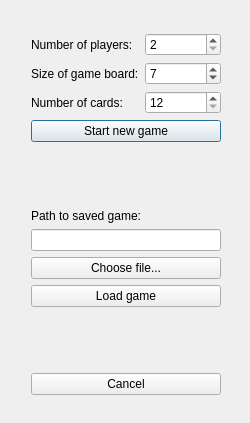
<?xml version="1.0" encoding="UTF-8"?>
<ui version="4.0">
 <class>GameMenu</class>
 <widget class="QDialog" name="GameMenu">
  <property name="geometry">
   <rect>
    <x>0</x>
    <y>0</y>
    <width>250</width>
    <height>423</height>
   </rect>
  </property>
  <property name="contextMenuPolicy">
   <enum>Qt::DefaultContextMenu</enum>
  </property>
  <property name="windowTitle">
   <string>Game menu</string>
  </property>
  <widget class="QWidget" name="">
   <property name="geometry">
    <rect>
     <x>31</x>
     <y>33</y>
     <width>190</width>
     <height>362</height>
    </rect>
   </property>
   <layout class="QGridLayout" name="gridLayout">
    <item row="0" column="0">
     <widget class="QLabel" name="label">
      <property name="text">
       <string>Number of players:</string>
      </property>
     </widget>
    </item>
    <item row="0" column="1">
     <widget class="QSpinBox" name="sb_numberOfPlayers">
      <property name="minimum">
       <number>2</number>
      </property>
      <property name="maximum">
       <number>4</number>
      </property>
     </widget>
    </item>
    <item row="1" column="0">
     <widget class="QLabel" name="label_2">
      <property name="text">
       <string>Size of game board:</string>
      </property>
     </widget>
    </item>
    <item row="1" column="1">
     <widget class="QSpinBox" name="sb_boardSize">
      <property name="minimum">
       <number>5</number>
      </property>
      <property name="maximum">
       <number>11</number>
      </property>
      <property name="singleStep">
       <number>2</number>
      </property>
      <property name="value">
       <number>7</number>
      </property>
     </widget>
    </item>
    <item row="2" column="0">
     <widget class="QLabel" name="label_3">
      <property name="text">
       <string>Number of cards:</string>
      </property>
     </widget>
    </item>
    <item row="2" column="1">
     <widget class="QSpinBox" name="sb_numberOfCards">
      <property name="minimum">
       <number>12</number>
      </property>
      <property name="maximum">
       <number>24</number>
      </property>
      <property name="singleStep">
       <number>12</number>
      </property>
     </widget>
    </item>
    <item row="3" column="0" colspan="2">
     <widget class="QPushButton" name="btn_startGame">
      <property name="text">
       <string>Start new game</string>
      </property>
     </widget>
    </item>
    <item row="4" column="0" colspan="2">
     <spacer name="verticalSpacer">
      <property name="orientation">
       <enum>Qt::Vertical</enum>
      </property>
      <property name="sizeHint" stdset="0">
       <size>
        <width>188</width>
        <height>40</height>
       </size>
      </property>
     </spacer>
    </item>
    <item row="5" column="0" colspan="2">
     <widget class="QLabel" name="label_4">
      <property name="text">
       <string>Path to saved game:</string>
      </property>
     </widget>
    </item>
    <item row="6" column="0" colspan="2">
     <widget class="QLineEdit" name="te_filePath"/>
    </item>
    <item row="7" column="0" colspan="2">
     <widget class="QPushButton" name="btn_choseFile">
      <property name="text">
       <string>Choose file...</string>
      </property>
     </widget>
    </item>
    <item row="8" column="0" colspan="2">
     <widget class="QPushButton" name="btn_loadGame">
      <property name="text">
       <string>Load game</string>
      </property>
     </widget>
    </item>
    <item row="9" column="0" colspan="2">
     <spacer name="verticalSpacer_6">
      <property name="orientation">
       <enum>Qt::Vertical</enum>
      </property>
      <property name="sizeHint" stdset="0">
       <size>
        <width>188</width>
        <height>40</height>
       </size>
      </property>
     </spacer>
    </item>
    <item row="10" column="0" colspan="2">
     <widget class="QPushButton" name="btn_cancel">
      <property name="text">
       <string>Cancel</string>
      </property>
     </widget>
    </item>
   </layout>
  </widget>
 </widget>
 <resources/>
 <connections/>
</ui>
